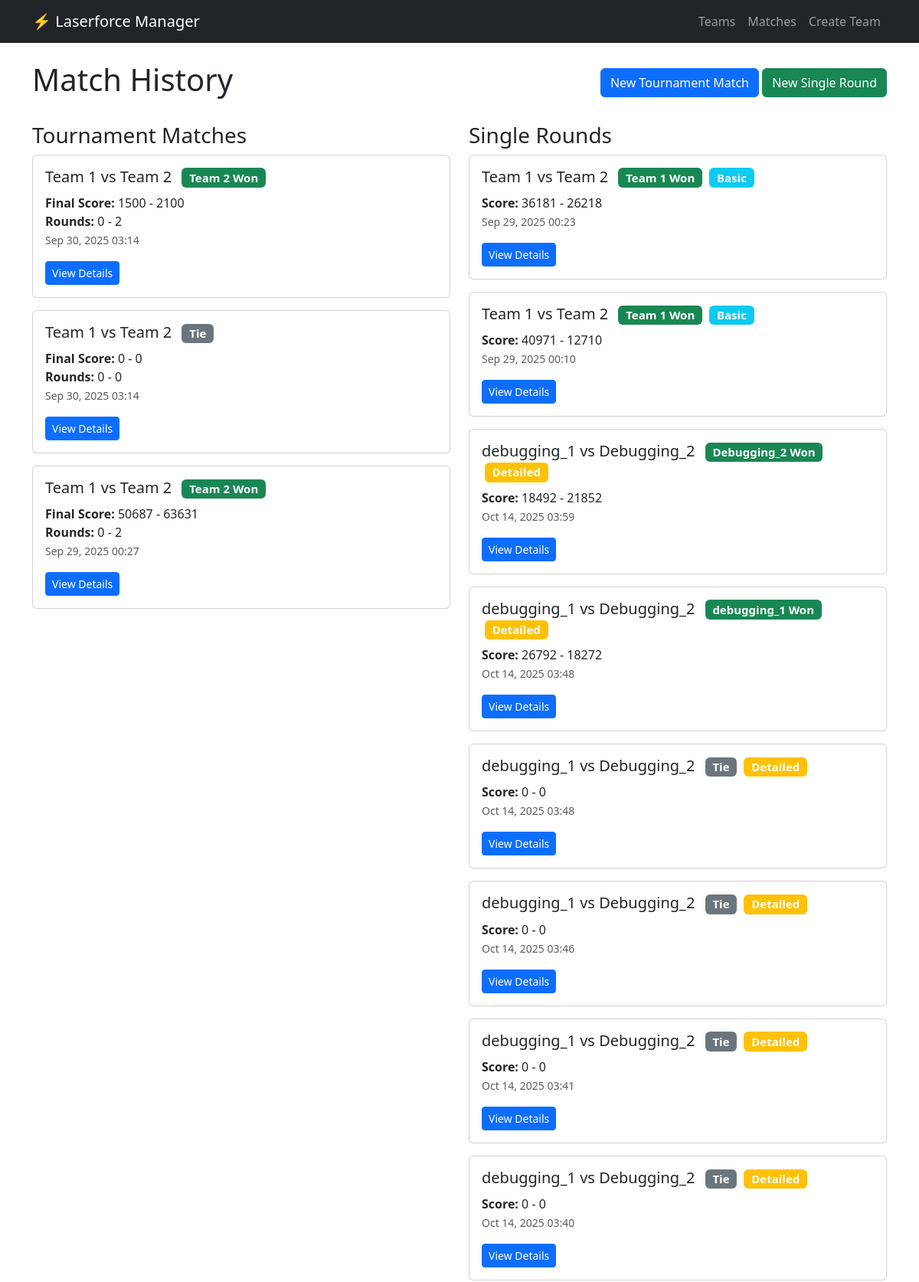
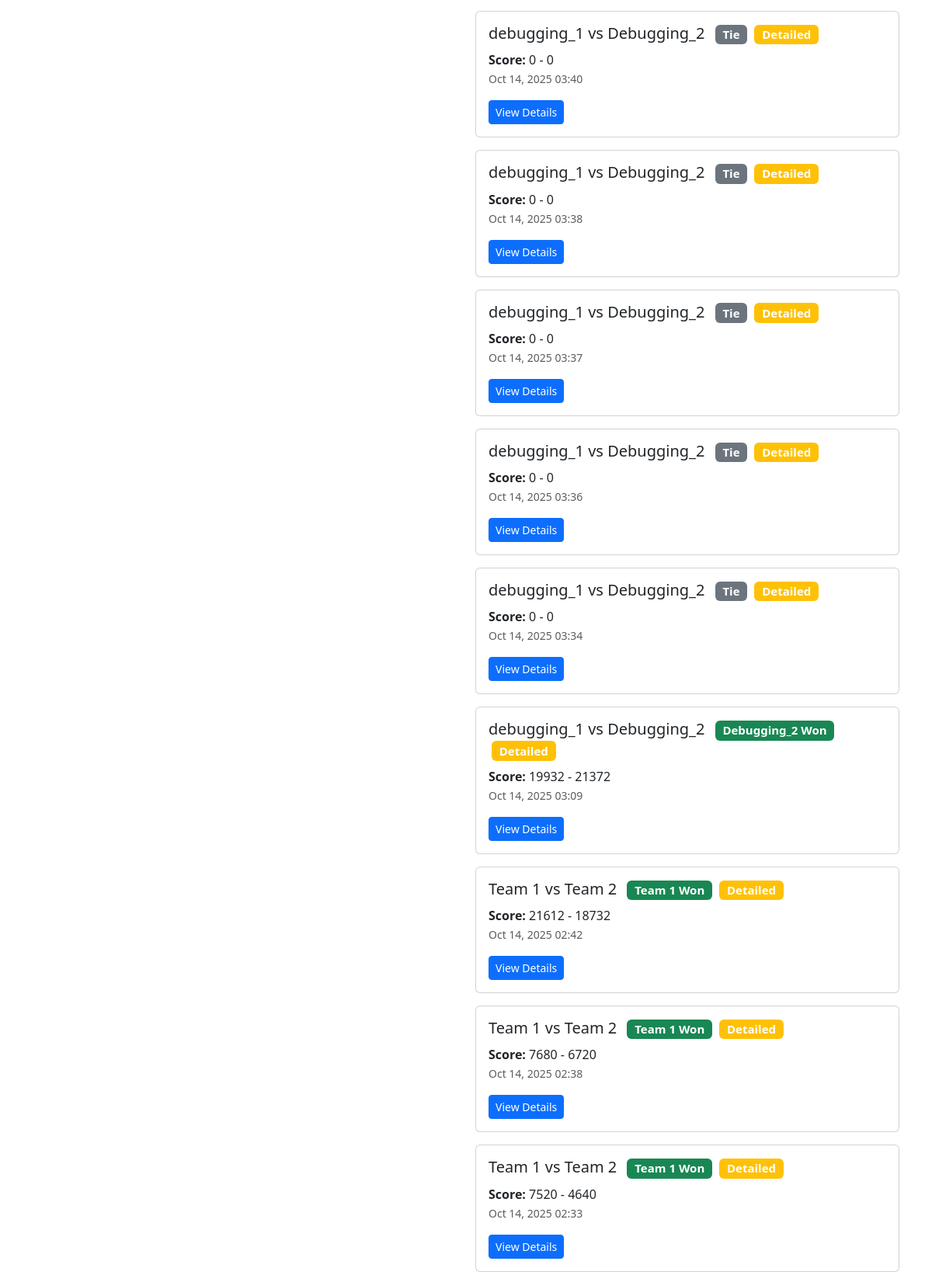
The page /matches/ (upper part) on the database its author committed (2 pictures, top to bottom).
### matches/models.py (models this page shows, shortened)
class Match(models.Model):
    MATCH_TYPES = [
        ("tournament", "Tournament Match"),
        ("friendly", "Friendly Match"),
    ]
    team_red = models.ForeignKey(
        Team, related_name="red_matches", on_delete=models.CASCADE
    )
    team_blue = models.ForeignKey(
        Team, related_name="blue_matches", on_delete=models.CASCADE
    )
    match_type = models.CharField(
        max_length=20, choices=MATCH_TYPES, default="friendly"
    )
    date_played = models.DateTimeField(auto_now_add=True)
    red_round1_points = models.IntegerField(default=0)
    blue_round1_points = models.IntegerField(default=0)
    red_round1_eliminated = models.BooleanField(default=False)
    blue_round1_eliminated = models.BooleanField(default=False)
    red_round2_points = models.IntegerField(default=0)
    blue_round2_points = models.IntegerField(default=0)
    red_round2_eliminated = models.BooleanField(default=False)
    blue_round2_eliminated = models.BooleanField(default=False)
    red_bonus_points = models.IntegerField(default=0)
    blue_bonus_points = models.IntegerField(default=0)
    winner = models.ForeignKey(
        Team,
        null=True,
        blank=True,
        related_name="won_matches",
        on_delete=models.SET_NULL,
    )
    is_completed = models.BooleanField(default=False)
    class Meta:
        verbose_name_plural = "Matches"
    @property
    def red_total_points(self):
        return self.red_round1_points + self.red_round2_points + self.red_bonus_points
    @property
    def blue_total_points(self):
        return (
            self.blue_round1_points + self.blue_round2_points + self.blue_bonus_points
        )
    @property
    def red_rounds_won(self):
        rounds = 0
        if self.red_round1_points > self.blue_round1_points:
            rounds += 1
        if self.red_round2_points > self.blue_round2_points:
            rounds += 1
        return rounds
    @property
    def blue_rounds_won(self):
        rounds = 0
        if self.blue_round1_points > self.red_round1_points:
            rounds += 1
        if self.blue_round2_points > self.red_round2_points:
            rounds += 1
        return rounds

class SingleRound(models.Model):
    team_red = models.ForeignKey(
        Team, related_name="red_rounds", on_delete=models.CASCADE
    )
    team_blue = models.ForeignKey(
        Team, related_name="blue_rounds", on_delete=models.CASCADE
    )
    date_played = models.DateTimeField(auto_now_add=True)
    red_points = models.IntegerField(default=0)
    blue_points = models.IntegerField(default=0)
    red_team_eliminated = models.BooleanField(default=False)
    blue_team_eliminated = models.BooleanField(default=False)
    winner = models.ForeignKey(
        Team,
        null=True,
        blank=True,
        related_name="won_rounds",
        on_delete=models.SET_NULL,
    )
    is_completed = models.BooleanField(default=False)

class GameRound(models.Model):
    match = models.ForeignKey(
        Match,
        null=True,
        blank=True,
        related_name="game_rounds",
        on_delete=models.CASCADE,
    )
    round_number = models.IntegerField()  # 1 or 2 for matches, 1 for single rounds
    event_log = models.TextField(blank=True, help_text="Log of events during the round")
    team_red = models.ForeignKey(
        Team,
        related_name="red_game_rounds",
        on_delete=models.CASCADE,
        null=True,
        blank=True,
    )
    team_blue = models.ForeignKey(
        Team,
        related_name="blue_game_rounds",
        on_delete=models.CASCADE,
        null=True,
        blank=True,
    )
    date_played = models.DateTimeField(auto_now_add=True)
    red_points = models.IntegerField(default=0)
    blue_points = models.IntegerField(default=0)
    red_team_eliminated = models.BooleanField(default=False)
    blue_team_eliminated = models.BooleanField(default=False)
    winner = models.ForeignKey(
        Team,
        null=True,
        blank=True,
        related_name="won_game_rounds",
        on_delete=models.SET_NULL,
    )
    is_completed = models.BooleanField(default=False)

### teams/models.py (models this page shows, shortened)
class Team(models.Model):
    name = models.CharField(max_length=100)
    created_date = models.DateTimeField(auto_now_add=True)
    wins = models.IntegerField(default=0)
    losses = models.IntegerField(default=0)

### matches/views.py (the view)
# urls.py: path("", views.match_list, name="match_list"),
def match_list(request):
    matches = (
        Match.objects.all()
        .select_related("team_red", "team_blue", "winner")
        .order_by("-date_played")
    )
    single_rounds = (
        SingleRound.objects.all()
        .select_related("team_red", "team_blue", "winner")
        .order_by("-date_played")
    )
    detailed_rounds = (
        GameRound.objects.filter(match__isnull=True)
        .select_related("team_red", "team_blue", "winner")
        .order_by("-date_played")
    )
    return render(
        request,
        "matches/match_list.html",
        {
            "matches": matches,
            "single_rounds": single_rounds,
            "detailed_rounds": detailed_rounds,
        },
    )

### templates/matches/match_list.html (shortened to what this page needs)
{% extends 'base.html' %}
{% block content %}
<div class="d-flex justify-content-between align-items-center mb-4">
    <h1>Match History</h1>
    <div>
        <a href="{% url 'create_match' %}" class="btn btn-primary">New Tournament Match</a>
        <a href="{% url 'create_single_round' %}" class="btn btn-success">New Single Round</a>
    </div>
</div>
{% if matches or single_rounds or detailed_rounds %}
<div class="row">
    <div class="col-md-6">
        <h3>Tournament Matches</h3>
        {% if matches %}
        {% for match in matches %}
        <div class="card mb-3">
            <div class="card-body">
                <h5 class="card-title">
                    {{ match.team_red.name }} vs {{ match.team_blue.name }}
                    {% if match.winner %}
                    <span class="badge bg-success ms-2">{{ match.winner.name }} Won</span>
                    {% else %}
                    <span class="badge bg-secondary ms-2">Tie</span>
                    {% endif %}
                </h5>
                <p class="card-text">
                    <strong>Final Score:</strong>
                    {{ match.red_total_points }} - {{ match.blue_total_points }}
                    <br>
                    <strong>Rounds:</strong>
                    {{ match.red_rounds_won }} - {{ match.blue_rounds_won }}
                    <br>
                    <small class="text-muted">{{ match.date_played|date:"M d, Y H:i" }}</small>
                </p>
                <a href="{% url 'match_detail' match.id %}" class="btn btn-sm btn-primary">View Details</a>
            </div>
        </div>
        {% endfor %}
        {% else %}
        <p class="text-muted">No tournament matches played yet.</p>
        {% endif %}
    </div>
    <div class="col-md-6">
        <h3>Single Rounds</h3>
        {% if single_rounds or detailed_rounds %}
        {% for round in single_rounds %}
        <div class="card mb-3">
            <div class="card-body">
                <h5 class="card-title">
                    {{ round.team_red.name }} vs {{ round.team_blue.name }}
                    {% if round.winner %}
                    <span class="badge bg-success ms-2">{{ round.winner.name }} Won</span>
                    {% else %}
                    <span class="badge bg-secondary ms-2">Tie</span>
                    {% endif %}
                    <span class="badge bg-info ms-1">Basic</span>
                </h5>
                <p class="card-text">
                    <strong>Score:</strong> {{ round.red_points }} - {{ round.blue_points }}
                    <br>
                    <small class="text-muted">{{ round.date_played|date:"M d, Y H:i" }}</small>
                </p>
                <a href="{% url 'single_round_detail' round.id %}" class="btn btn-sm btn-primary">View Details</a>
            </div>
        </div>
        {% endfor %}
        {% for round in detailed_rounds %}
        <div class="card mb-3">
            <div class="card-body">
                <h5 class="card-title">
                    {{ round.team_red.name }} vs {{ round.team_blue.name }}
                    {% if round.winner %}
                    <span class="badge bg-success ms-2">{{ round.winner.name }} Won</span>
                    {% else %}
                    <span class="badge bg-secondary ms-2">Tie</span>
                    {% endif %}
                    <span class="badge bg-warning ms-1">Detailed</span>
                </h5>
                <p class="card-text">
                    <strong>Score:</strong> {{ round.red_points }} - {{ round.blue_points }}
                    <br>
                    <small class="text-muted">{{ round.date_played|date:"M d, Y H:i" }}</small>
                </p>
                <a href="{% url 'game_round_detail' round.id %}" class="btn btn-sm btn-primary">View Details</a>
            </div>
        </div>
        {% endfor %}
        {% else %}
        <p class="text-muted">No single rounds played yet.</p>
        {% endif %}
    </div>
</div>
{% endif %}
{% endblock %}

### rows shown on the page
Match: team_red.name "Team 1", team_blue.name "Team 2", winner.name "Team 2", red_total_points "1500", blue_total_points "2100", red_rounds_won "0", blue_rounds_won "2", date_played "Sep 30, 2025 03:14"
Match: team_red.name "Team 1", team_blue.name "Team 2", shows "Tie", red_total_points "0", blue_total_points "0", red_rounds_won "0", blue_rounds_won "0", date_played "Sep 30, 2025 03:14"
Match: team_red.name "Team 1", team_blue.name "Team 2", winner.name "Team 2", red_total_points "50687", blue_total_points "63631", red_rounds_won "0", blue_rounds_won "2", date_played "Sep 29, 2025 00:27"
SingleRound: team_red.name "Team 1", team_blue.name "Team 2", winner.name "Team 1", red_points "36181", blue_points "26218", date_played "Sep 29, 2025 00:23"
SingleRound: team_red.name "Team 1", team_blue.name "Team 2", winner.name "Team 1", red_points "40971", blue_points "12710", date_played "Sep 29, 2025 00:10"
GameRound: team_red.name "debugging_1", team_blue.name "Debugging_2", winner.name "Debugging_2", red_points "18492", blue_points "21852", date_played "Oct 14, 2025 03:59"
GameRound: team_red.name "debugging_1", team_blue.name "Debugging_2", winner.name "debugging_1", red_points "26792", blue_points "18272", date_played "Oct 14, 2025 03:48"
GameRound: team_red.name "debugging_1", team_blue.name "Debugging_2", shows "Tie", red_points "0", blue_points "0", date_played "Oct 14, 2025 03:48"
GameRound: team_red.name "debugging_1", team_blue.name "Debugging_2", shows "Tie", red_points "0", blue_points "0", date_played "Oct 14, 2025 03:46"
GameRound: team_red.name "debugging_1", team_blue.name "Debugging_2", shows "Tie", red_points "0", blue_points "0", date_played "Oct 14, 2025 03:41"
GameRound: team_red.name "debugging_1", team_blue.name "Debugging_2", shows "Tie", red_points "0", blue_points "0", date_played "Oct 14, 2025 03:40"
GameRound: team_red.name "debugging_1", team_blue.name "Debugging_2", shows "Tie", red_points "0", blue_points "0", date_played "Oct 14, 2025 03:40"
GameRound: team_red.name "debugging_1", team_blue.name "Debugging_2", shows "Tie", red_points "0", blue_points "0", date_played "Oct 14, 2025 03:38"
GameRound: team_red.name "debugging_1", team_blue.name "Debugging_2", shows "Tie", red_points "0", blue_points "0", date_played "Oct 14, 2025 03:37"
GameRound: team_red.name "debugging_1", team_blue.name "Debugging_2", shows "Tie", red_points "0", blue_points "0", date_played "Oct 14, 2025 03:36"
GameRound: team_red.name "debugging_1", team_blue.name "Debugging_2", shows "Tie", red_points "0", blue_points "0", date_played "Oct 14, 2025 03:34"
GameRound: team_red.name "debugging_1", team_blue.name "Debugging_2", winner.name "Debugging_2", red_points "19932", blue_points "21372", date_played "Oct 14, 2025 03:09"
GameRound: team_red.name "Team 1", team_blue.name "Team 2", winner.name "Team 1", red_points "21612", blue_points "18732", date_played "Oct 14, 2025 02:42"
GameRound: team_red.name "Team 1", team_blue.name "Team 2", winner.name "Team 1", red_points "7680", blue_points "6720", date_played "Oct 14, 2025 02:38"
GameRound: team_red.name "Team 1", team_blue.name "Team 2", winner.name "Team 1", red_points "7520", blue_points "4640", date_played "Oct 14, 2025 02:33"
